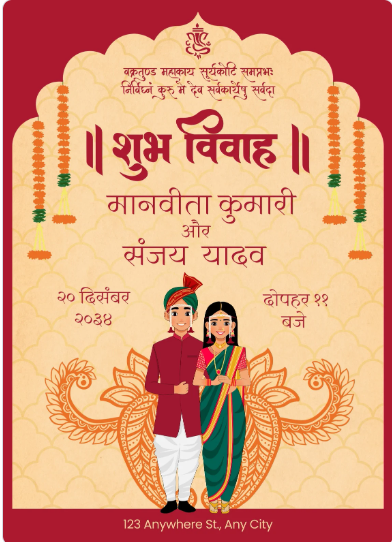
#> input picture backend/uploads/6a2aa12eadc2c699c7e7f12a-1783414930849-776531038.png, 392 x 542 px
$ python scanner.py ../uploads/6a2aa12eadc2c699c7e7f12a-1783414930849-776531038.png
#> lines starting #> are read from the running program, lines starting #| are printed output that depends on the picture; after the words box and inside, x2 and y2 are one past the last pixel; in counts of white or black regions, pixels touching at a corner belong together
import sys
import json
import cv2
import pytesseract
import re
import os

def process_image(image_path):
    if not os.path.exists(image_path):
        return {"status": "error", "message": f"Image not found: {image_path}"}

    try:
        # Load the image
        img = cv2.imread(image_path)
#> img is the input picture: shape (542, 392, 3); mean B, G, R 121.2, 152.9, 220.4

        # Convert to grayscale
        gray = cv2.cvtColor(img, cv2.COLOR_BGR2GRAY)
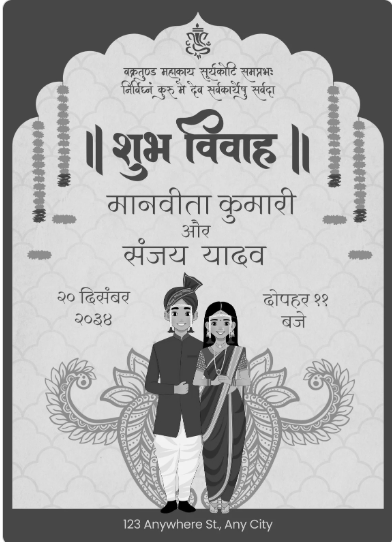
#> gray: shape (542, 392); min 0, max 255, mean 169.4

        # Apply thresholding to preprocess the image
        # Using Otsu's thresholding
        _, thresh = cv2.threshold(gray, 0, 255, cv2.THRESH_BINARY + cv2.THRESH_OTSU)
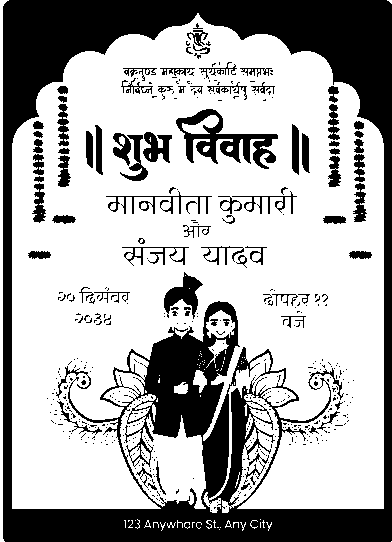
#> thresh: shape (542, 392); 66.8% white; 483 black regions (402 under 20 px), largest, box (x1, y1, x2, y2) and area: (3, 0, 392, 542) 56185, (176, 109, 278, 169) 2241, (164, 272, 203, 319) 783

        # Perform OCR
        # Note: You may need to specify tesseract_cmd if it's not in PATH, e.g.,
        # pytesseract.pytesseract.tesseract_cmd = r'C:\Program Files\Tesseract-OCR\tesseract.exe'
#> (the run stopped early here; a loop or call above may not have finished)

$ run again, on backend/uploads/6a2aa12eadc2c699c7e7f12a-1783415483568-606122976.png
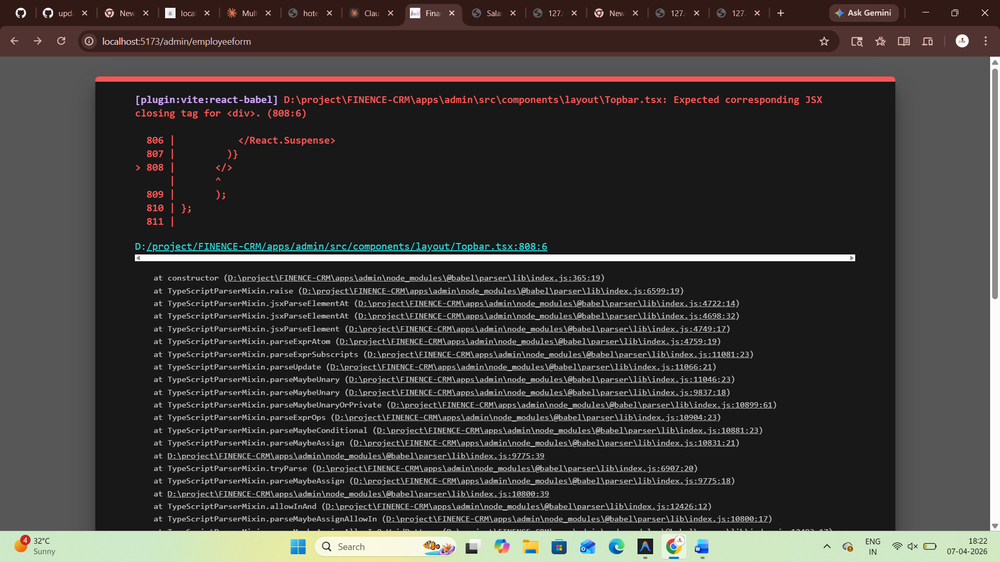
#> input picture backend/uploads/6a2aa12eadc2c699c7e7f12a-1783415483568-606122976.png, 1000 x 562 px, shrunk from 1920 x 1080 before the run
#> in process_image, img is the input picture: shape (562, 1000, 3); mean B, G, R 57.8, 60.1, 63.2
#> in process_image, `gray = cv2.cvtColor(img, cv2.COLOR_BGR2GRAY)`:
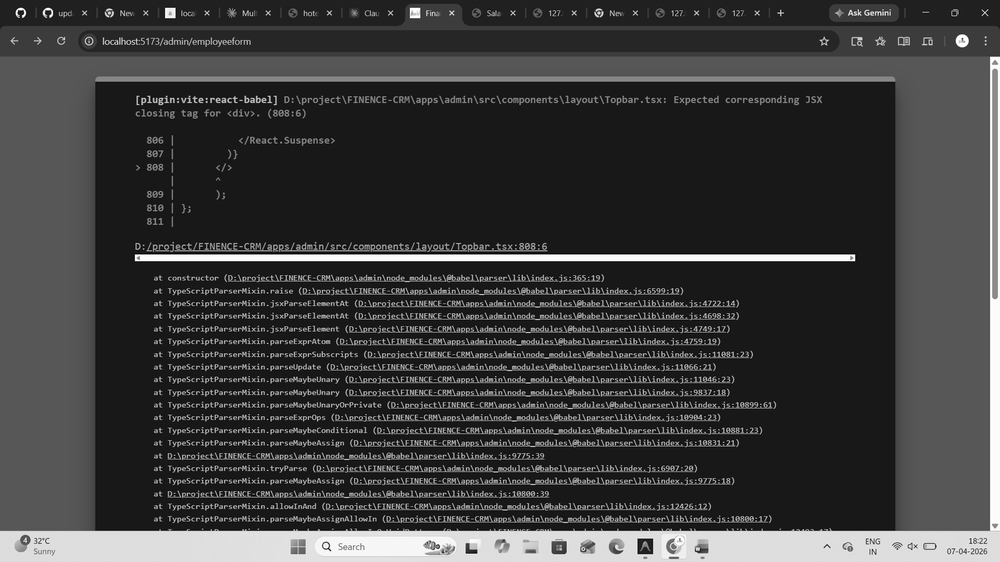
#> gray: shape (562, 1000); min 0, max 255, mean 60.7
#> in process_image, `_, thresh = cv2.threshold(gray, 0, 255, cv2.THRESH_BINARY + cv2.THRESH..`:
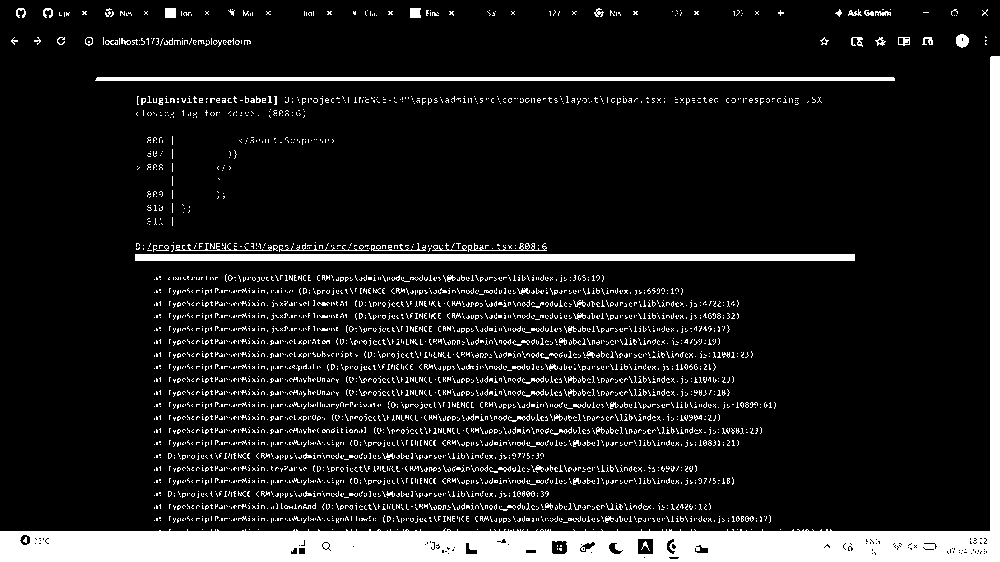
#> thresh: shape (562, 1000); 11.8% white; 3531 white regions (3417 under 20 px), largest, box (x1, y1, x2, y2) and area: (0, 56, 1000, 562) 34694, (135, 254, 855, 261) 5040, (95, 77, 895, 81) 3195
